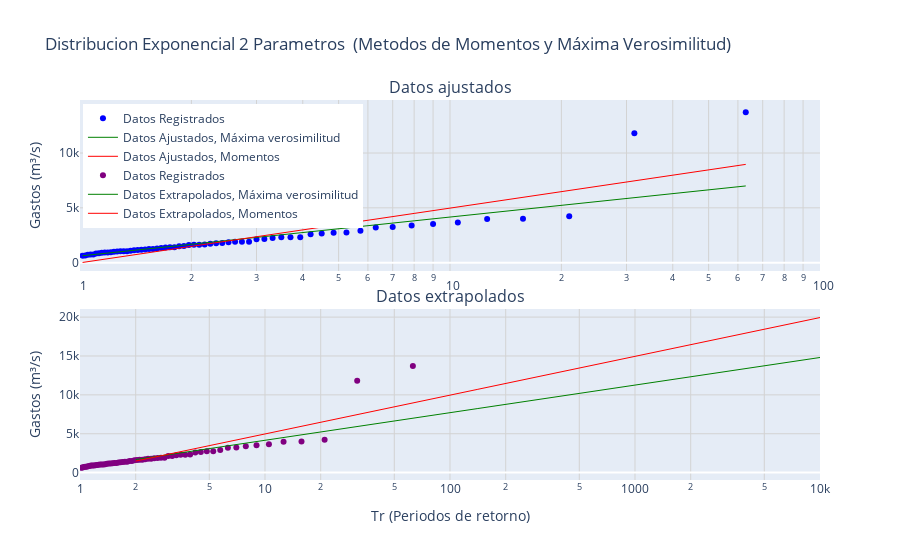

Here is the notebook cell this chart was saved with:
### Code cell
# Crear subplots
fig = make_subplots(rows=2, 
                    cols=1, 
                    shared_xaxes=False, 
                    vertical_spacing=0.1, 
                    subplot_titles=("Datos ajustados", "Datos extrapolados"))

# Gráfico 1: Datos Registrados (Scatter) y Datos Ajustados (Línea)
fig.add_trace(go.Scatter(x=tR, y=dReg, 
                         mode='markers', 
                         name='Datos Registrados', 
                         marker=dict(color='blue'),
                         legendgroup="grupo1"),  # Agrupar leyendas para el primer subplot
              row=1, col=1)
fig.add_trace(go.Scatter(x=tR, 
                         y=dAjustMax, 
                         mode='lines', 
                         name='Datos Ajustados, Máxima verosimilitud', 
                         line=dict(color='green', width=1),
                         legendgroup="grupo1"),  # Mismo grupo para la leyenda
              row=1, col=1)
fig.add_trace(go.Scatter(x=tR, 
                         y=dAjustMom, 
                         mode='lines', 
                         name='Datos Ajustados, Momentos', 
                         line=dict(color='red', width=1),
                         legendgroup="grupo1"),  # Mismo grupo para la leyenda
              row=1, col=1)

#-----------------------------------------------------------------------------------------

fig.add_trace(go.Scatter(x=tR, 
                         y=dReg, mode='markers', 
                         name='Datos Registrados', 
                         marker=dict(color='purple'),
                         legendgroup="grupo2"),  # Agrupar leyendas para el segundo subplot
              row=2, col=1)
fig.add_trace(go.Scatter(x=dTrExtrap, 
                         y=dExtrapMax, mode='lines', 
                         name='Datos Extrapolados, Máxima verosimilitud', 
                         line=dict(color='green', width=1),
                         legendgroup="grupo2"),  # Mismo grupo para la leyenda
              row=2, col=1)
fig.add_trace(go.Scatter(x=dTrExtrap, 
                         y=dExtrapMom, mode='lines', 
                         name='Datos Extrapolados, Momentos', 
                         line=dict(color='red', width=1),
                         legendgroup="grupo2"),  # Mismo grupo para la leyenda
              row=2, col=1)

#----------------------------------------------------------------------------------------

# Configurar el layout
fig.update_layout(
    title_text="Distribucion Exponencial 2 Parametros\n (Metodos de Momentos y Máxima Verosimilitud)",
    showlegend=True,
    legend=dict(
        x=0.004, y=0.99,  # Posición de la leyenda del primer subplot
        traceorder="normal",
    ),
    legend2=dict(  # Leyenda para el segundo subplot
        x=0.009, y=0.98,  # Ajusta la posición vertical (y) para que no se superponga
        traceorder="normal",
    ),
)

# Configurar ambos ejes x como logarítmicos
fig.update_xaxes(type="log", 
                 range=[0, 2], 
                 showgrid=True, 
                 gridcolor='lightgray', 
                 row=1, col=1)  # Eje x de la primera fila
fig.update_xaxes(type="log", 
                 range=[0, 4], 
                 title="Tr (Periodos de retorno)", 
                 showgrid=True, 
                 gridcolor='lightgray', 
                 row=2, col=1)  # Eje x de la segunda fila
fig.update_yaxes(title_text="Gastos (m³/s)", 
                 showgrid=True, 
                 gridcolor='lightgray', 
                 row=1, col=1)
fig.update_yaxes(title_text="Gastos (m³/s)", 
                 showgrid=True, 
                 gridcolor='lightgray', 
                 row=2, col=1)

# Mostrar el gráfico
fig.show()
fig.write_html('/home/sear/Documentos/repos_git/analisis_frec/Analisis_de_Frecuencias/cuadernos/salidas_notebooks/grafico_plotly_exp_2p_max_ver_mom_2.html')

### Figure 1 — Plotly figure (JSON) as saved in the notebook; plotly's stock layout.template omitted (floating-point values rounded to 4 significant figures)
{"data": [{"legendgroup": "grupo1", "marker": {"color": "blue"}, "mode": "markers", "name": "Datos Registrados", "type": "scatter", "x": [63, 31.5, 21, 15.75, 12.6, 10.5, 9, 7.875, 7, 6.3, 5.727, 5.25, 4.846, 4.5, 4.2, 3.938, 3.706, 3.5, 3.316, 3.15, 3, 2.864, 2.739, 2.625, 2.52, 2.423, 2.333, 2.25, 2.172, 2.1, 2.032, 1.969, 1.909, 1.853, 1.8, 1.75, 1.703, 1.658, 1.615, 1.575, 1.537, 1.5, 1.465, 1.432, 1.4, 1.37, 1.34, 1.312, 1.286, 1.26, 1.235, 1.212, 1.189, 1.167, 1.145, 1.125, 1.105, 1.086, 1.068, 1.05, 1.033, 1.016], "xaxis": "x", "y": [13713, 11800, 4235, 3992, 3979, 3662, 3533, 3388, 3245, 3205, 2917, 2747, 2734, 2654, 2583, 2319, 2311, 2310, 2248, 2150, 2133, 1899, 1899, 1894, 1861, 1797, 1771, 1716, 1652, 1640, 1631, 1598, 1507, 1494, 1397, 1395, 1371, 1332, 1288, 1244, 1232, 1202, 1173, 1157, 1131, 1087, 1049, 1030, 1030, 1014, 995, 954, 925, 922, 907, 852, 832, 751, 743, 720, 652, 632], "yaxis": "y"}, {"legendgroup": "grupo1", "line": {"color": "green", "width": 1}, "mode": "lines", "name": "Datos Ajustados, Máxima verosimilitud", "type": "scatter", "x": [63, 31.5, 21, 15.75, 12.6, 10.5, 9, 7.875, 7, 6.3, 5.727, 5.25, 4.846, 4.5, 4.2, 3.938, 3.706, 3.5, 3.316, 3.15, 3, 2.864, 2.739, 2.625, 2.52, 2.423, 2.333, 2.25, 2.172, 2.1, 2.032, 1.969, 1.909, 1.853, 1.8, 1.75, 1.703, 1.658, 1.615, 1.575, 1.537, 1.5, 1.465, 1.432, 1.4, 1.37, 1.34, 1.312, 1.286, 1.26, 1.235, 1.212, 1.189, 1.167, 1.145, 1.125, 1.105, 1.086, 1.068, 1.05, 1.033, 1.016], "xaxis": "x", "y": [6995.0, 5926.0, 5301.0, 4857.0, 4513.0, 4232.0, 3994.0, 3789.0, 3607.0, 3444.0, 3298.0, 3163.0, 3040.0, 2926.0, 2819.0, 2720.0, 2626.0, 2538.0, 2455.0, 2376.0, 2301.0, 2229.0, 2160.0, 2095.0, 2032.0, 1971.0, 1913.0, 1857.0, 1803.0, 1751.0, 1700.0, 1651.0, 1604.0, 1558.0, 1513.0, 1470.0, 1427.0, 1386.0, 1346.0, 1307.0, 1269.0, 1232.0, 1196.0, 1160.0, 1125.0, 1092.0, 1058.0, 1026.0, 994.2, 963.1, 932.5, 902.6, 873.2, 844.4, 816.1, 788.3, 761.0, 734.2, 707.9, 681.9, 656.5, 631.4], "yaxis": "y"}, {"legendgroup": "grupo1", "line": {"color": "red", "width": 1}, "mode": "lines", "name": "Datos Ajustados, Momentos", "type": "scatter", "x": [63, 31.5, 21, 15.75, 12.6, 10.5, 9, 7.875, 7, 6.3, 5.727, 5.25, 4.846, 4.5, 4.2, 3.938, 3.706, 3.5, 3.316, 3.15, 3, 2.864, 2.739, 2.625, 2.52, 2.423, 2.333, 2.25, 2.172, 2.1, 2.032, 1.969, 1.909, 1.853, 1.8, 1.75, 1.703, 1.658, 1.615, 1.575, 1.537, 1.5, 1.465, 1.432, 1.4, 1.37, 1.34, 1.312, 1.286, 1.26, 1.235, 1.212, 1.189, 1.167, 1.145, 1.125, 1.105, 1.086, 1.068, 1.05, 1.033, 1.016], "xaxis": "x", "y": [8961.0, 7459.0, 6580.0, 5957.0, 5473.0, 5078.0, 4744.0, 4454.0, 4199.0, 3971.0, 3764.0, 3576.0, 3402.0, 3241.0, 3092.0, 2952.0, 2821.0, 2697.0, 2580.0, 2468.0, 2363.0, 2262.0, 2165.0, 2073.0, 1985.0, 1900.0, 1818.0, 1739.0, 1663.0, 1590.0, 1519.0, 1450.0, 1383.0, 1318.0, 1256.0, 1194.0, 1135.0, 1077.0, 1021.0, 966.1, 912.6, 860.4, 809.4, 759.6, 710.8, 663.2, 616.6, 571.0, 526.3, 482.5, 439.6, 397.5, 356.2, 315.7, 275.9, 236.9, 198.5, 160.8, 123.8, 87.34, 51.52, 16.28], "yaxis": "y"}, {"legendgroup": "grupo2", "marker": {"color": "purple"}, "mode": "markers", "name": "Datos Registrados", "type": "scatter", "x": [63, 31.5, 21, 15.75, 12.6, 10.5, 9, 7.875, 7, 6.3, 5.727, 5.25, 4.846, 4.5, 4.2, 3.938, 3.706, 3.5, 3.316, 3.15, 3, 2.864, 2.739, 2.625, 2.52, 2.423, 2.333, 2.25, 2.172, 2.1, 2.032, 1.969, 1.909, 1.853, 1.8, 1.75, 1.703, 1.658, 1.615, 1.575, 1.537, 1.5, 1.465, 1.432, 1.4, 1.37, 1.34, 1.312, 1.286, 1.26, 1.235, 1.212, 1.189, 1.167, 1.145, 1.125, 1.105, 1.086, 1.068, 1.05, 1.033, 1.016], "xaxis": "x2", "y": [13713, 11800, 4235, 3992, 3979, 3662, 3533, 3388, 3245, 3205, 2917, 2747, 2734, 2654, 2583, 2319, 2311, 2310, 2248, 2150, 2133, 1899, 1899, 1894, 1861, 1797, 1771, 1716, 1652, 1640, 1631, 1598, 1507, 1494, 1397, 1395, 1371, 1332, 1288, 1244, 1232, 1202, 1173, 1157, 1131, 1087, 1049, 1030, 1030, 1014, 995, 954, 925, 922, 907, 852, 832, 751, 743, 720, 652, 632], "yaxis": "y2"}, {"legendgroup": "grupo2", "line": {"color": "green", "width": 1}, "mode": "lines", "name": "Datos Extrapolados, Máxima verosimilitud", "type": "scatter", "x": [2, 5, 10, 20, 50, 100, 200, 500, 1000, 2000, 5000, 10000], "xaxis": "x2", "y": [1675.0, 3088.0, 4157.0, 5226.0, 6638.0, 7707.0, 8776.0, 10190.0, 11260.0, 12330.0, 13740.0, 14810.0], "yaxis": "y2"}, {"legendgroup": "grupo2", "line": {"color": "red", "width": 1}, "mode": "lines", "name": "Datos Extrapolados, Momentos", "type": "scatter", "x": [2, 5, 10, 20, 50, 100, 200, 500, 1000, 2000, 5000, 10000], "xaxis": "x2", "y": [1484.0, 3470.0, 4972.0, 6474.0, 8460.0, 9963.0, 11460.0, 13450.0, 14950.0, 16460.0, 18440.0, 19940.0], "yaxis": "y2"}], "layout": {"annotations": [{"font": {"size": 16}, "showarrow": false, "text": "Datos ajustados", "x": 0.5, "xanchor": "center", "xref": "paper", "y": 1, "yanchor": "bottom", "yref": "paper"}, {"font": {"size": 16}, "showarrow": false, "text": "Datos extrapolados", "x": 0.5, "xanchor": "center", "xref": "paper", "y": 0.45, "yanchor": "bottom", "yref": "paper"}], "legend": {"traceorder": "normal", "x": 0.004, "y": 0.99}, "legend2": {"traceorder": "normal", "x": 0.009, "y": 0.98}, "showlegend": true, "title": {"text": "Distribucion Exponencial 2 Parametros\n (Metodos de Momentos y Máxima Verosimilitud)"}, "xaxis": {"anchor": "y", "domain": [0, 1], "gridcolor": "lightgray", "range": [0, 2], "showgrid": true, "type": "log"}, "xaxis2": {"anchor": "y2", "domain": [0, 1], "gridcolor": "lightgray", "range": [0, 4], "showgrid": true, "title": {"text": "Tr (Periodos de retorno)"}, "type": "log"}, "yaxis": {"anchor": "x", "domain": [0.55, 1], "gridcolor": "lightgray", "showgrid": true, "title": {"text": "Gastos (m³/s)"}}, "yaxis2": {"anchor": "x2", "domain": [0, 0.45], "gridcolor": "lightgray", "showgrid": true, "title": {"text": "Gastos (m³/s)"}}}}
